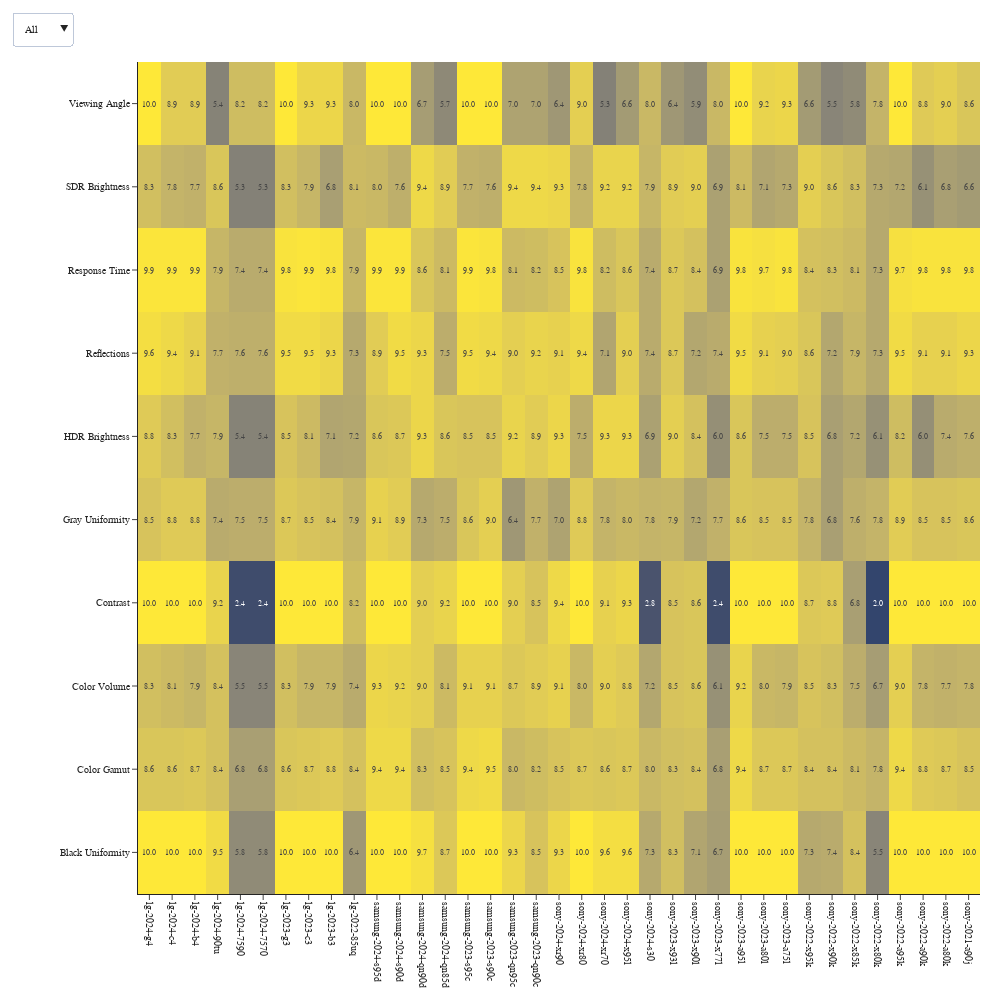

Write notebook code for a chart like this one.
### Markdown cell above
## Rtings score

### Code cell
rvisualizer = Rvisualizer(measurement_dict)
rvisualizer.heatmap_scores()

### Figure 1 — Plotly figure (JSON) as saved in the notebook; plotly's stock layout.template omitted (floating-point values rounded to 4 significant figures; data arrays with more than 128 entries replaced by an {"elided": "..."} marker saying what was removed)
{"data": [{"colorscale": [[0, "#00224e"], [0.1111, "#123570"], [0.2222, "#3b496c"], [0.3333, "#575d6d"], [0.4444, "#707173"], [0.5556, "#8a8678"], [0.6667, "#a59c74"], [0.7778, "#c3b369"], [0.8889, "#e1cc55"], [1, "#fee838"]], "hoverinfo": "none", "showscale": false, "text": {"elided": "10x37 float values"}, "texttemplate": "%{text:.1f}", "type": "heatmap", "x": ["lg-2024-g4", "lg-2024-c4", "lg-2024-b4", "lg-2024-90tu", "lg-2024-7590", "lg-2024-7570", "lg-2023-g3", "lg-2023-c3", "lg-2023-b3", "lg-2022-85uq", "samsung-2024-s95d", "samsung-2024-s90d", "samsung-2024-qn90d", "samsung-2024-qn85d", "samsung-2023-s95c", "samsung-2023-s90c", "samsung-2023-qn95c", "samsung-2023-qn90c", "sony-2024-xr90", "sony-2024-xr80", "sony-2024-xr70", "sony-2024-x95l", "sony-2024-s30", "sony-2023-x93l", "sony-2023-x90l", "sony-2023-x77l", "sony-2023-a95l", "sony-2023-a80l", "sony-2023-a75l", "sony-2022-x95k", "sony-2022-x90k", "sony-2022-x85k", "sony-2022-x80k", "sony-2022-a95k", "sony-2022-a90k", "sony-2022-a80k", "sony-2021-a90j"], "y": ["Black Uniformity", "Color Gamut", "Color Volume", "Contrast", "Gray Uniformity", "HDR Brightness", "Reflections", "Response Time", "SDR Brightness", "Viewing Angle"], "z": {"elided": "10x37 float values"}, "zmax": 10, "zmin": 0}], "layout": {"font": {"family": "Arial, sans-serif", "size": 10}, "height": 1000, "margin": {"b": 100, "l": 100, "r": 20, "t": 40}, "updatemenus": [{"buttons": [{"args": [{"text": {"elided": "1x10x37 float values"}, "x": [["lg-2024-g4", "lg-2024-c4", "lg-2024-b4", "lg-2024-90tu", "lg-2024-7590", "lg-2024-7570", "lg-2023-g3", "lg-2023-c3", "lg-2023-b3", "lg-2022-85uq", "samsung-2024-s95d", "samsung-2024-s90d", "samsung-2024-qn90d", "samsung-2024-qn85d", "samsung-2023-s95c", "samsung-2023-s90c", "samsung-2023-qn95c", "samsung-2023-qn90c", "sony-2024-xr90", "sony-2024-xr80", "sony-2024-xr70", "sony-2024-x95l", "sony-2024-s30", "sony-2023-x93l", "sony-2023-x90l", "sony-2023-x77l", "sony-2023-a95l", "sony-2023-a80l", "sony-2023-a75l", "sony-2022-x95k", "sony-2022-x90k", "sony-2022-x85k", "sony-2022-x80k", "sony-2022-a95k", "sony-2022-a90k", "sony-2022-a80k", "sony-2021-a90j"]], "y": [["Black Uniformity", "Color Gamut", "Color Volume", "Contrast", "Gray Uniformity", "HDR Brightness", "Reflections", "Response Time", "SDR Brightness", "Viewing Angle"]], "z": {"elided": "1x10x37 float values"}}], "label": "All", "method": "update"}, {"args": [{"text": {"elided": "1x10x15 float values"}, "x": [["lg-g4", "lg-c4", "lg-b4", "lg-90tu", "lg-7590", "lg-7570", "samsung-s95d", "samsung-s90d", "samsung-qn90d", "samsung-qn85d", "sony-xr90", "sony-xr80", "sony-xr70", "sony-x95l", "sony-s30"]], "y": [["Black Uniformity", "Color Gamut", "Color Volume", "Contrast", "Gray Uniformity", "HDR Brightness", "Reflections", "Response Time", "SDR Brightness", "Viewing Angle"]], "z": {"elided": "1x10x15 float values"}}], "label": "2024", "method": "update"}, {"args": [{"text": {"elided": "1x10x13 float values"}, "x": [["lg-g3", "lg-c3", "lg-b3", "samsung-s95c", "samsung-s90c", "samsung-qn95c", "samsung-qn90c", "sony-x93l", "sony-x90l", "sony-x77l", "sony-a95l", "sony-a80l", "sony-a75l"]], "y": [["Black Uniformity", "Color Gamut", "Color Volume", "Contrast", "Gray Uniformity", "HDR Brightness", "Reflections", "Response Time", "SDR Brightness", "Viewing Angle"]], "z": {"elided": "1x10x13 float values"}}], "label": "2023", "method": "update"}, {"args": [{"text": [[[6.4, 7.3, 7.4, 8.4, 5.5, 10, 10, 10], [8.4, 8.4, 8.4, 8.1, 7.8, 9.4, 8.8, 8.7], [7.4, 8.5, 8.3, 7.5, 6.7, 9, 7.8, 7.7], [8.2, 8.7, 8.8, 6.8, 2, 10, 10, 10], [7.9, 7.8, 6.8, 7.6, 7.8, 8.9, 8.5, 8.5], [7.2, 8.5, 6.8, 7.2, 6.1, 8.2, 6, 7.4], [7.3, 8.6, 7.2, 7.9, 7.3, 9.5, 9.1, 9.1], [7.9, 8.4, 8.3, 8.1, 7.3, 9.7, 9.8, 9.8], [8.1, 9, 8.6, 8.3, 7.3, 7.2, 6.1, 6.8], [8, 6.6, 5.5, 5.8, 7.8, 10, 8.8, 9]]], "x": [["lg-85uq", "sony-x95k", "sony-x90k", "sony-x85k", "sony-x80k", "sony-a95k", "sony-a90k", "sony-a80k"]], "y": [["Black Uniformity", "Color Gamut", "Color Volume", "Contrast", "Gray Uniformity", "HDR Brightness", "Reflections", "Response Time", "SDR Brightness", "Viewing Angle"]], "z": [[[6.4, 7.3, 7.4, 8.4, 5.5, 10, 10, 10], [8.4, 8.4, 8.4, 8.1, 7.8, 9.4, 8.8, 8.7], [7.4, 8.5, 8.3, 7.5, 6.7, 9, 7.8, 7.7], [8.2, 8.7, 8.8, 6.8, 2, 10, 10, 10], [7.9, 7.8, 6.8, 7.6, 7.8, 8.9, 8.5, 8.5], [7.2, 8.5, 6.8, 7.2, 6.1, 8.2, 6, 7.4], [7.3, 8.6, 7.2, 7.9, 7.3, 9.5, 9.1, 9.1], [7.9, 8.4, 8.3, 8.1, 7.3, 9.7, 9.8, 9.8], [8.1, 9, 8.6, 8.3, 7.3, 7.2, 6.1, 6.8], [8, 6.6, 5.5, 5.8, 7.8, 10, 8.8, 9]]]}], "label": "2022", "method": "update"}, {"args": [{"text": [[[10], [8.5], [7.8], [10], [8.6], [7.6], [9.3], [9.8], [6.6], [8.6]]], "x": [["sony-a90j"]], "y": [["Black Uniformity", "Color Gamut", "Color Volume", "Contrast", "Gray Uniformity", "HDR Brightness", "Reflections", "Response Time", "SDR Brightness", "Viewing Angle"]], "z": [[[10], [8.5], [7.8], [10], [8.6], [7.6], [9.3], [9.8], [6.6], [8.6]]]}], "label": "2021", "method": "update"}], "direction": "down", "showactive": true, "type": "dropdown", "x": -0.15, "xanchor": "left", "y": 1.02, "yanchor": "bottom"}], "width": 1000, "xaxis": {"autorange": true, "range": [-0.5, 36.5], "showgrid": false, "tickangle": 90, "type": "category"}, "yaxis": {"autorange": true, "range": [-0.5, 9.5], "tickangle": 0, "type": "category"}}}
